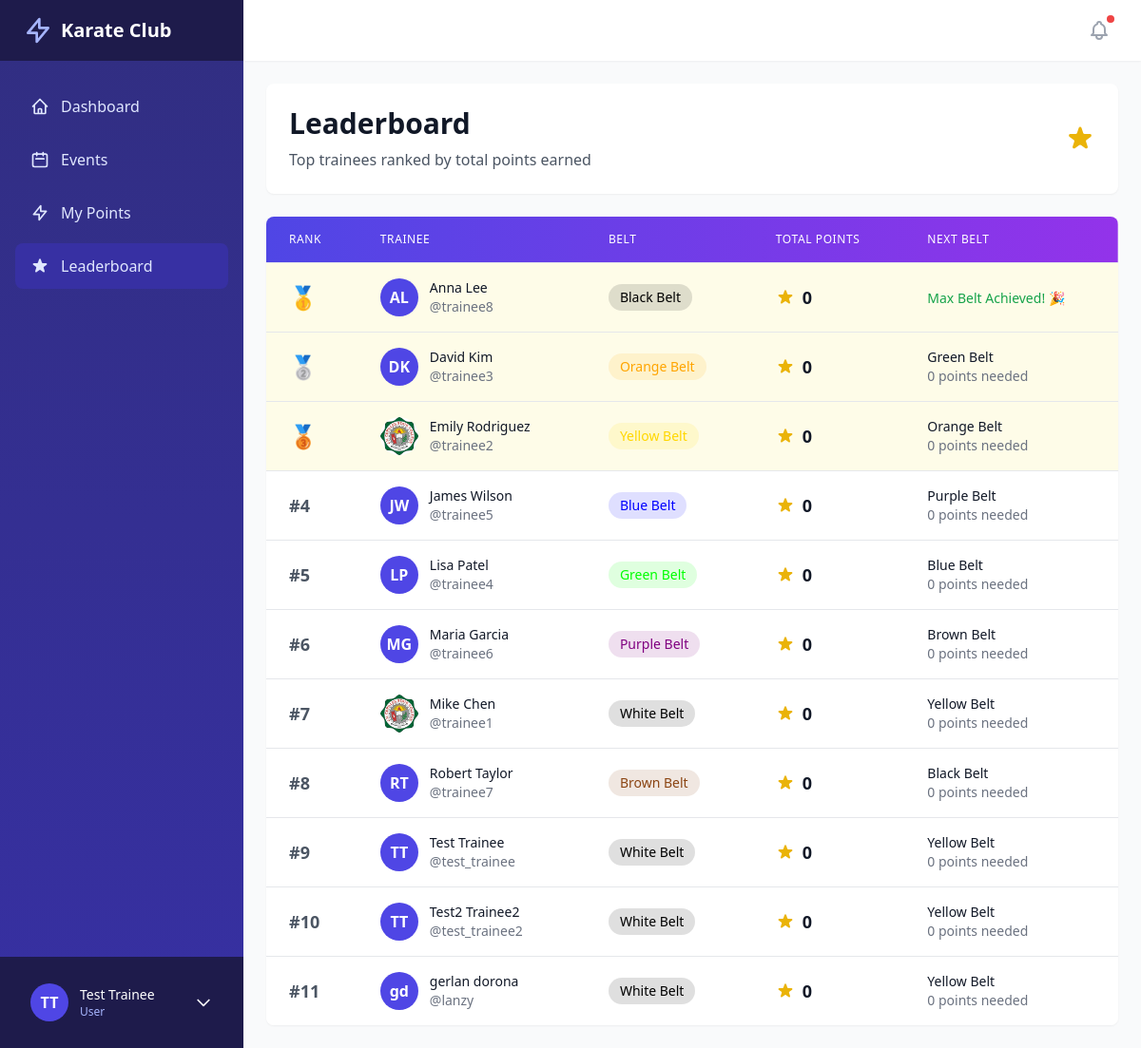
The page /leaderboard/ (signed in) on the database as committed earlier.
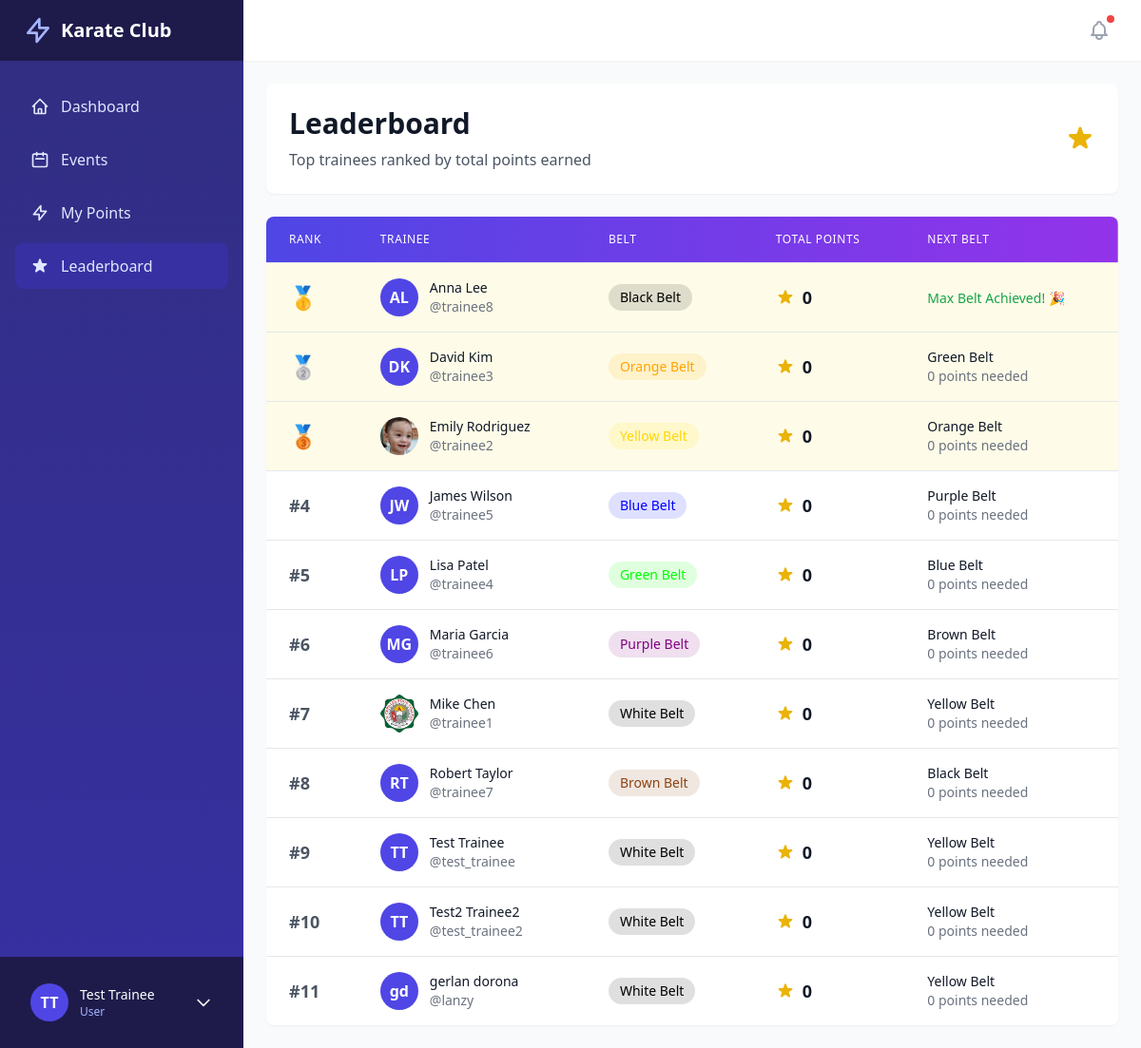
The same page on the database as committed later.
### core/models.py (models this page shows, shortened)
class Trainee(models.Model):
    user = models.OneToOneField(User, on_delete=models.CASCADE)
    date_of_birth = models.DateField()
    belt = models.ForeignKey(Belt, on_delete=models.SET_NULL, null=True)
    contact_number = models.CharField(max_length=20)
    address = models.TextField()
    join_date = models.DateField(auto_now_add=True)
    profile_image = models.ImageField(upload_to='profiles/', null=True, blank=True)
    emergency_contact = models.CharField(max_length=100, blank=True)
    emergency_phone = models.CharField(max_length=20, blank=True)
    is_active = models.BooleanField(default=True)
    is_approved = models.BooleanField(default=False)  # Requires admin approval
    total_points = models.PositiveIntegerField(default=0, help_text="Total points earned from training and events")
    @property
    def next_belt(self):
        if self.belt:
            return Belt.objects.filter(order__gt=self.belt.order).first()
        return Belt.objects.first()
    @property
    def points_to_next_belt(self):
        next_belt = self.next_belt
        if next_belt:
            return max(0, next_belt.points_required - self.total_points)
        return 0

class Belt(models.Model):
    name = models.CharField(max_length=50)
    color = models.CharField(max_length=20, default='#000000')
    order = models.PositiveIntegerField()
    points_required = models.PositiveIntegerField(default=0, help_text="Points required to achieve this belt")
    class Meta:
        ordering = ['order']

### core/views.py (the view)
# urls.py: path('leaderboard/', leaderboard, name='leaderboard'),
@login_required
def leaderboard(request):
    from .models import PointsTransaction
    trainees = Trainee.objects.filter(
        is_active=True,
        is_approved=True
    ).select_related('user', 'belt').order_by('-total_points', 'user__first_name')
    for idx, trainee in enumerate(trainees, 1):
        trainee.current_rank = idx
    context = {
        'trainees': trainees
    }
    return render(request, 'leaderboard.html', context)

### templates/leaderboard.html (shortened to what the changed rows need)
{% extends 'base_dashboard.html' %}
{% block content %}
<div class="space-y-6">
    <div class="bg-white shadow-sm rounded-lg p-6">
        <div class="flex items-center justify-between">
            <div>
                <h1 class="text-3xl font-bold text-gray-900">Leaderboard</h1>
            </div>
        </div>
    </div>
    <div class="bg-white shadow-sm rounded-lg overflow-hidden">
        <div class="overflow-x-auto">
            <table class="min-w-full divide-y divide-gray-200">
                <thead class="bg-gradient-to-r from-indigo-600 to-purple-600">
                    <tr>
                        <th class="px-6 py-4 text-left text-xs font-medium text-white uppercase tracking-wider">Rank
                        </th>
                        <th class="px-6 py-4 text-left text-xs font-medium text-white uppercase tracking-wider">Trainee
                        </th>
                        <th class="px-6 py-4 text-left text-xs font-medium text-white uppercase tracking-wider">Belt
                        </th>
                        <th class="px-6 py-4 text-left text-xs font-medium text-white uppercase tracking-wider">Total
                            Points</th>
                        <th class="px-6 py-4 text-left text-xs font-medium text-white uppercase tracking-wider">Next
                            Belt</th>
                    </tr>
                </thead>
                <tbody class="bg-white divide-y divide-gray-200">
                    {% for trainee in trainees %}
                    <tr
                        class="hover:bg-gray-50 transition-colors {% if trainee.current_rank <= 3 %}bg-yellow-50{% endif %}">
                        <td class="px-6 py-4 whitespace-nowrap">
                            <div class="flex items-center">
                                {% if trainee.current_rank == 1 %}
                                <span class="text-2xl">🥇</span>
                                {% elif trainee.current_rank == 2 %}
                                <span class="text-2xl">🥈</span>
                                {% elif trainee.current_rank == 3 %}
                                <span class="text-2xl">🥉</span>
                                {% else %}
                                <span class="text-lg font-bold text-gray-600">#{{ trainee.current_rank }}</span>
                                {% endif %}
                            </div>
                        </td>
                        <td class="px-6 py-4 whitespace-nowrap">
                            <div class="flex items-center">
                                {% if trainee.profile_image %}
                                <img src="{{ trainee.profile_image.url }}" alt="{{ trainee.user.get_full_name }}"
                                    class="w-10 h-10 rounded-full object-cover mr-3">
                                {% else %}
                                <div
                                    class="w-10 h-10 rounded-full bg-indigo-600 flex items-center justify-center text-white font-semibold mr-3">
                                    {{ trainee.user.first_name|first }}{{ trainee.user.last_name|first }}
                                </div>
                                {% endif %}
                                <div>
                                    <div class="text-sm font-medium text-gray-900">{{ trainee.user.get_full_name }}
                                    </div>
                                    <div class="text-sm text-gray-500">@{{ trainee.user.username }}</div>
                                </div>
                            </div>
                        </td>
                        <td class="px-6 py-4 whitespace-nowrap">
                            {% if trainee.belt %}
                            <span class="inline-flex items-center px-3 py-1 rounded-full text-sm font-medium"
                                style="background-color: {{ trainee.belt.color }}20; color: {{ trainee.belt.color }};">
                                {{ trainee.belt.name }}
                            </span>
                            {% else %}
                            <span class="text-sm text-gray-500">No Belt</span>
                            {% endif %}
                        </td>
                        <td class="px-6 py-4 whitespace-nowrap">
                            <div class="flex items-center">
                                <span class="text-lg font-bold text-gray-900">{{ trainee.total_points }}</span>
                            </div>
                        </td>
                        <td class="px-6 py-4 whitespace-nowrap">
                            {% if trainee.next_belt %}
                            <div class="text-sm">
                                <div class="font-medium text-gray-900">{{ trainee.next_belt.name }}</div>
                                <div class="text-gray-500">{{ trainee.points_to_next_belt }} points needed</div>
                            </div>
                            {% else %}
                            <span class="text-sm text-green-600 font-medium">Max Belt Achieved! 🎉</span>
                            {% endif %}
                        </td>
                    </tr>
                    {% endfor %}
                </tbody>
            </table>
        </div>
    </div>
</div>
{% endblock %}

Rows that differ between the two databases and show on the page:
changed Trainee "Emily Rodriguez": profile_image: a different picture
